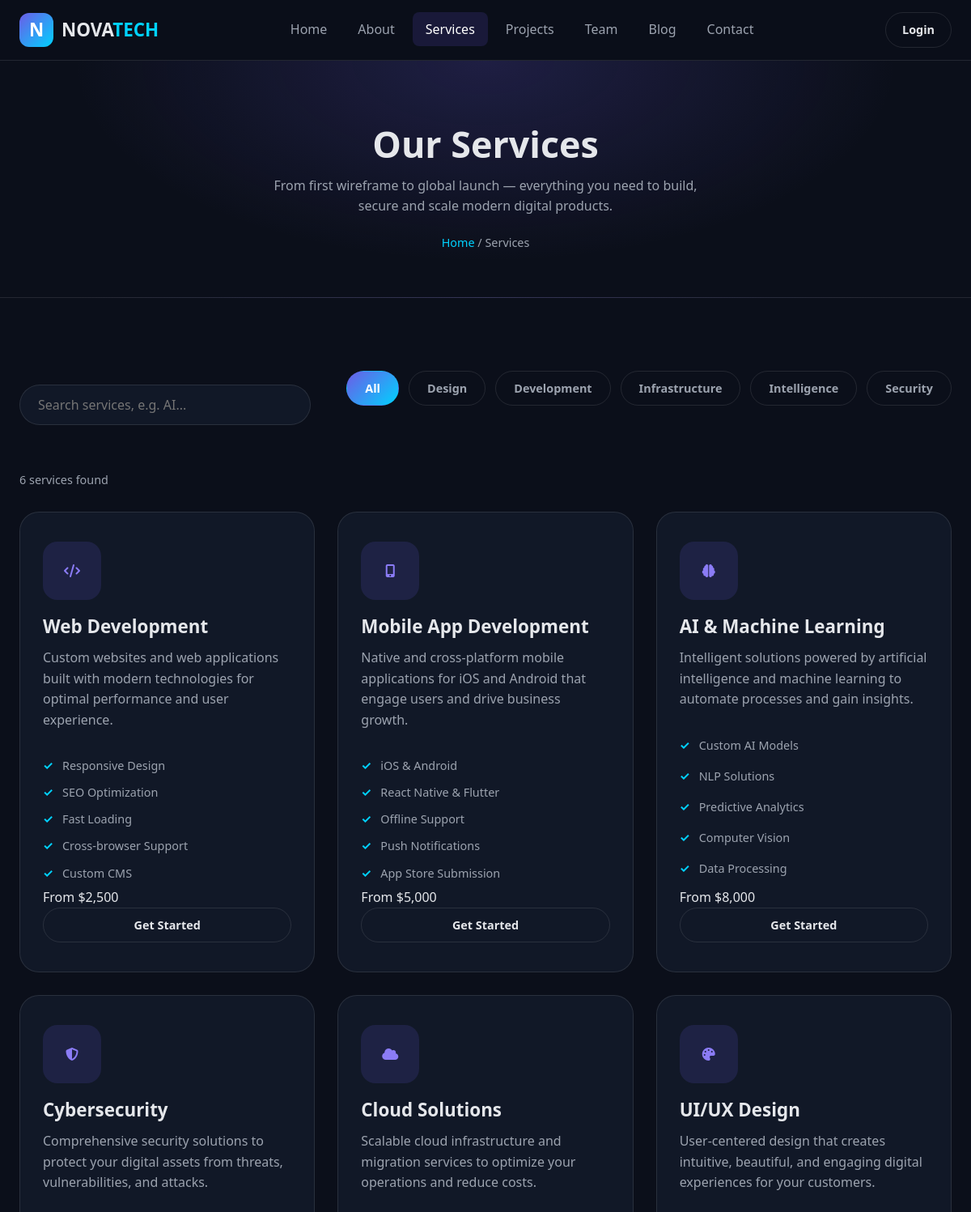
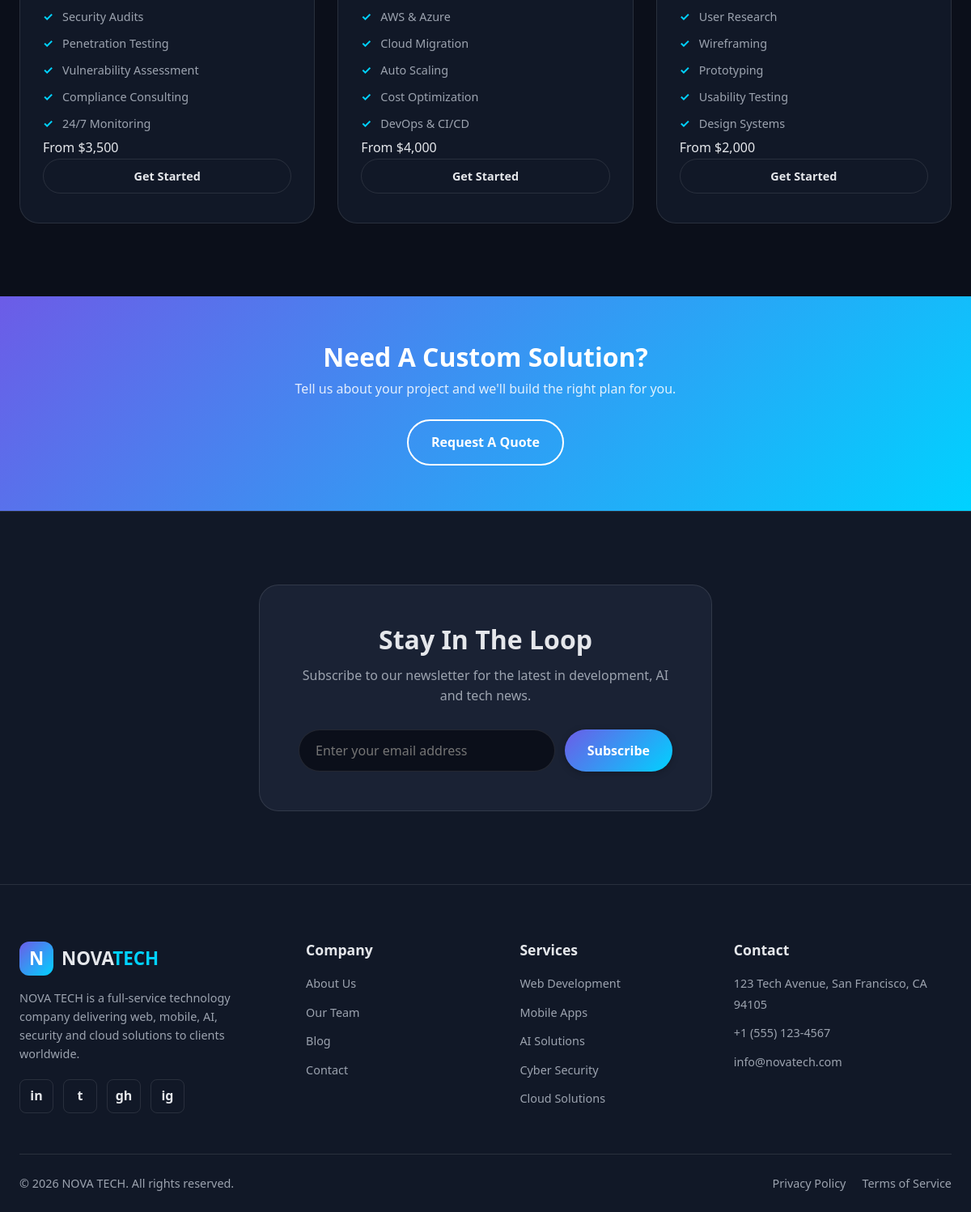
/services.php, run on the app's committed database (2 pictures, top to bottom).
### tables this page shows
CREATE TABLE IF NOT EXISTS services (
    id INT AUTO_INCREMENT PRIMARY KEY,
    title VARCHAR(200) NOT NULL,
    short_description TEXT NOT NULL,
    full_description TEXT,
    icon VARCHAR(50) DEFAULT 'fas fa-cog',
    category VARCHAR(100) DEFAULT 'General',
    price_from DECIMAL(10,2) DEFAULT 0.00,
    features JSON,
    is_active TINYINT(1) DEFAULT 1,
    sort_order INT DEFAULT 0,
    created_at TIMESTAMP DEFAULT CURRENT_TIMESTAMP,
    updated_at TIMESTAMP DEFAULT CURRENT_TIMESTAMP ON UPDATE CURRENT_TIMESTAMP,
    INDEX idx_category (category),
    INDEX idx_active (is_active)
);

CREATE TABLE IF NOT EXISTS settings (
    id INT AUTO_INCREMENT PRIMARY KEY,
    setting_key VARCHAR(100) NOT NULL UNIQUE,
    setting_value TEXT,
    created_at TIMESTAMP DEFAULT CURRENT_TIMESTAMP,
    updated_at TIMESTAMP DEFAULT CURRENT_TIMESTAMP ON UPDATE CURRENT_TIMESTAMP,
    INDEX idx_key (setting_key)
);

### includes/functions.php (called while the page is built, shortened)
<?php
function sanitize($input) {
    return htmlspecialchars(trim($input), ENT_QUOTES, 'UTF-8');
}
function base_url($path = '') {
    $base = SITE_URL;
    if (!empty($path)) {
        $base .= '/' . ltrim($path, '/');
    }
    return $base;
}
function fetch_one($pdo, $sql, $params = []) {
    $stmt = $pdo->prepare($sql);
    $stmt->execute($params);
    return $stmt->fetch();
}
function fetch_all($pdo, $sql, $params = []) {
    $stmt = $pdo->prepare($sql);
    $stmt->execute($params);
    return $stmt->fetchAll();
}
function get_setting($pdo, $key, $default = '') {
    $result = fetch_one($pdo, "SELECT setting_value FROM settings WHERE setting_key = ?", [$key]);
    return $result ? $result['setting_value'] : $default;
}

### services.php (the view, shortened to what this page needs)
<?php
require_once __DIR__ . '/config/database.php';
require_once __DIR__ . '/includes/functions.php';
$search = trim($_GET['q'] ?? '');
$category_filter = trim($_GET['category'] ?? '');
$where = [];
$params = [];
$where_sql = $where ? 'WHERE ' . implode(' AND ', $where) . ' AND is_active = 1' : 'WHERE is_active = 1';
$services = fetch_all($pdo, "
    SELECT * FROM services $where_sql
    ORDER BY sort_order ASC, id ASC
", $params);
$categories = fetch_all($pdo, "
    SELECT DISTINCT category FROM services
    WHERE is_active = 1
    ORDER BY category ASC
");
include __DIR__ . '/includes/header.php';
?>
<section class="page-hero">
    <div class="container">
        <h1 class="page-hero__title">Our Services</h1>
        <p class="page-hero__desc">
            From first wireframe to global launch — everything you need to build,
            secure and scale modern digital products.
        </p>
        <div class="breadcrumb">
            <a href="<?= base_url('index.php') ?>">Home</a> / <span>Services</span>
        </div>
    </div>
</section>
<section class="services-page section-pad">
    <div class="container">
        <form class="services-toolbar" method="GET" action="<?= base_url('services.php') ?>">
            <input type="text" name="q" class="services-search" placeholder="Search services, e.g. AI..." aria-label="Search services" value="<?= sanitize($search) ?>">
            <div class="filter-bar">
                <a class="filter-btn <?= $category_filter === '' ? 'active' : '' ?>" href="<?= base_url('services.php' . (!empty($search) ? '?q=' . urlencode($search) : '')) ?>">All</a>
                <?php foreach ($categories as $cat): ?>
                    <a class="filter-btn <?= $category_filter === $cat['category'] ? 'active' : '' ?>"
                       href="<?= base_url('services.php?category=' . urlencode($cat['category']) . (!empty($search) ? '&q=' . urlencode($search) : '')) ?>">
                        <?= sanitize($cat['category']) ?>
                    </a>
                <?php endforeach; ?>
            </div>
        </form>
        <p class="services-count"><?= count($services) ?> service<?= count($services) === 1 ? '' : 's' ?> found</p>
        <div class="services-detail-grid">
            <?php if (empty($services)): ?>
                <p class="services-empty show">No services match your search. Try a different keyword.</p>
            <?php else: ?>
                <?php foreach ($services as $service): ?>
                <article class="service-card service-card--detail card-enter">
                    <div class="service-card__icon" aria-hidden="true">
                        <i class="<?= sanitize($service['icon']) ?>"></i>
                    </div>
                    <h3 class="service-card__title"><?= sanitize($service['title']) ?></h3>
                    <p class="service-card__desc"><?= sanitize($service['short_description']) ?></p>
                    <?php if (!empty($service['features_list'])): ?>
                        <ul class="service-card__features">
                            <?php foreach (array_slice($service['features_list'], 0, 5) as $feature): ?>
                                <li><?= sanitize($feature) ?></li>
                            <?php endforeach; ?>
                        </ul>
                    <?php endif; ?>
                    <?php if ($service['price_from'] > 0): ?>
                        <p class="service-card__price">From $<?= number_format($service['price_from'], 0) ?></p>
                    <?php endif; ?>
                    <a href="<?= base_url('contact.php') ?>" class="btn btn--ghost btn--sm" style="width:100%;text-align:center;">Get Started</a>
                </article>
                <?php endforeach; ?>
            <?php endif; ?>
        </div>
    </div>
</section>
<section class="cta-strip">
    <div class="container">
        <h2>Need A Custom Solution?</h2>
        <p>Tell us about your project and we'll build the right plan for you.</p>
        <a href="<?= base_url('contact.php') ?>" class="btn btn--outline">Request A Quote</a>
    </div>
</section>
<?php include __DIR__ . '/includes/footer.php'; ?>

### includes/footer.php (shortened to what this page needs)
<section class="newsletter section-pad" id="newsletter">
    <div class="container">
        <div class="newsletter__box">
            <h2 class="newsletter__title">Stay In The Loop</h2>
            <p class="newsletter__desc">
                Subscribe to our newsletter for the latest in development, AI and tech news.
            </p>
            <form class="newsletter__form" id="newsletter-form" novalidate>
                <input type="email" class="newsletter__input" id="newsletter-email" name="email" placeholder="Enter your email address" aria-label="Email address">
                <button type="submit" class="btn btn--primary">Subscribe</button>
            </form>
        </div>
    </div>
</section>
<footer class="footer" id="footer">
    <div class="container">
        <div class="footer__grid">
            <div class="footer__col footer__col--brand">
                <a href="<?= base_url('index.php') ?>" class="navbar__logo footer__logo">
                    <span class="navbar__logo-icon" aria-hidden="true">N</span>
                    <span class="navbar__logo-text">NOVA<span>TECH</span></span>
                </a>
                <p class="footer__about">
                    NOVA TECH is a full-service technology company delivering web, mobile,
                    AI, security and cloud solutions to clients worldwide.
                </p>
                <div class="footer__social" aria-label="Social media links">
                    <a href="#" class="footer__social-link" aria-label="LinkedIn">in</a>
                    <a href="#" class="footer__social-link" aria-label="Twitter">t</a>
                    <a href="#" class="footer__social-link" aria-label="GitHub">gh</a>
                    <a href="#" class="footer__social-link" aria-label="Instagram">ig</a>
                </div>
            </div>
            <div class="footer__col">
                <h4 class="footer__title">Company</h4>
                <ul class="footer__links">
                    <li><a href="<?= base_url('about.php') ?>">About Us</a></li>
                    <li><a href="<?= base_url('team.php') ?>">Our Team</a></li>
                    <li><a href="<?= base_url('blog.php') ?>">Blog</a></li>
                    <li><a href="<?= base_url('contact.php') ?>">Contact</a></li>
                </ul>
            </div>
            <div class="footer__col">
                <h4 class="footer__title">Services</h4>
                <ul class="footer__links">
                    <li><a href="<?= base_url('services.php') ?>">Web Development</a></li>
                    <li><a href="<?= base_url('services.php') ?>">Mobile Apps</a></li>
                    <li><a href="<?= base_url('services.php') ?>">AI Solutions</a></li>
                    <li><a href="<?= base_url('services.php') ?>">Cyber Security</a></li>
                    <li><a href="<?= base_url('services.php') ?>">Cloud Solutions</a></li>
                </ul>
            </div>
            <div class="footer__col">
                <h4 class="footer__title">Contact</h4>
                <ul class="footer__links footer__links--contact">
                    <li><span><?= sanitize(get_setting($pdo, 'site_address', '123 Tech Avenue, San Francisco, CA')) ?></span></li>
                    <li><a href="tel:+15551234567"><?= sanitize(get_setting($pdo, 'site_phone', '+1 (555) 123-4567')) ?></a></li>
                    <li><a href="mailto:hello@novatech.com"><?= sanitize(get_setting($pdo, 'site_email', 'hello@novatech.com')) ?></a></li>
                </ul>
            </div>
        </div>
        <div class="footer__bottom">
            <p>&copy; <?= date('Y') ?> NOVA TECH. All rights reserved.</p>
            <div class="footer__bottom-links">
                <a href="#">Privacy Policy</a>
                <a href="#">Terms of Service</a>
            </div>
        </div>
    </div>
</footer>
</body>
</html>

### css/animations.css (style rules this page uses)
.btn { position: relative; overflow: hidden; }
.btn::after { content: ""; position: absolute; top: 0; left: -100%; width: 60%; height: 100%; background: linear-gradient(90deg, transparent, rgba(255, 255, 255, 0.25), transparent); transform: skewX(-20deg); transition: left 0.5s ease; }
.card-enter { animation: fadeUp 0.5s ease both; }

### data on the page
services: title "Web Development", short_description "Custom websites and web applications built with modern technologies for optimal performance and user experience.", feature "Responsive Design", feature "SEO Optimization", feature "Fast Loading", feature "Cross-browser Support", feature "Custom CMS", price_from "2,500"
services: title "Mobile App Development", short_description "Native and cross-platform mobile applications for iOS and Android that engage users and drive business growth.", feature "iOS & Android", feature "React Native & Flutter", feature "Offline Support", feature "Push Notifications", feature "App Store Submission", price_from "5,000"
services: title "AI & Machine Learning", short_description "Intelligent solutions powered by artificial intelligence and machine learning to automate processes and gain insights.", feature "Custom AI Models", feature "NLP Solutions", feature "Predictive Analytics", feature "Computer Vision", feature "Data Processing", price_from "8,000"
services: title "Cybersecurity", short_description "Comprehensive security solutions to protect your digital assets from threats, vulnerabilities, and attacks.", feature "Security Audits", feature "Penetration Testing", feature "Vulnerability Assessment", feature "Compliance Consulting", feature "24/7 Monitoring", price_from "3,500"
services: title "Cloud Solutions", short_description "Scalable cloud infrastructure and migration services to optimize your operations and reduce costs.", feature "AWS & Azure", feature "Cloud Migration", feature "Auto Scaling", feature "Cost Optimization", feature "DevOps & CI/CD", price_from "4,000"
services: title "UI/UX Design", short_description "User-centered design that creates intuitive, beautiful, and engaging digital experiences for your customers.", feature "User Research", feature "Wireframing", feature "Prototyping", feature "Usability Testing", feature "Design Systems", price_from "2,000"
settings: setting_value "123 Tech Avenue, San Francisco, CA 94105"
settings: setting_value "+1 (555) 123-4567"
settings: setting_value "info@novatech.com"

### other printed values
$cat['category'] "Design"
$cat['category'] "Development"
$cat['category'] "Infrastructure"
$cat['category'] "Intelligence"
$cat['category'] "Security"
count($services) "6"
